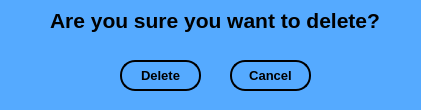
<?xml version="1.0" encoding="UTF-8"?>
<ui version="4.0">
 <class>DeleteConfirmation</class>
 <widget class="QDialog" name="DeleteConfirmation">
  <property name="geometry">
   <rect>
    <x>0</x>
    <y>0</y>
    <width>421</width>
    <height>110</height>
   </rect>
  </property>
  <property name="windowTitle">
   <string>Dialog</string>
  </property>
  <property name="styleSheet">
   <string notr="true">background:rgb(85, 170, 255);</string>
  </property>
  <widget class="QPushButton" name="cancelButton">
   <property name="geometry">
    <rect>
     <x>230</x>
     <y>60</y>
     <width>81</width>
     <height>31</height>
    </rect>
   </property>
   <property name="font">
    <font>
     <family>Arial</family>
     <pointsize>10</pointsize>
     <weight>75</weight>
     <bold>true</bold>
    </font>
   </property>
   <property name="styleSheet">
    <string notr="true">#cancelButton
{
	border-radius:15px;
	background:transparent;
	border:2px solid black;
}

#cancelButton:hover
{
		background:black;
		color:white;
}


</string>
   </property>
   <property name="text">
    <string>Cancel</string>
   </property>
  </widget>
  <widget class="QPushButton" name="confrimButton">
   <property name="geometry">
    <rect>
     <x>120</x>
     <y>60</y>
     <width>81</width>
     <height>31</height>
    </rect>
   </property>
   <property name="font">
    <font>
     <family>Arial</family>
     <pointsize>10</pointsize>
     <weight>75</weight>
     <bold>true</bold>
    </font>
   </property>
   <property name="styleSheet">
    <string notr="true">#confrimButton
{
	border-radius:15px;
	background:transparent;
	border:2px solid black;
}

#confrimButton:hover
{
		background:black;
		color:white;

}

</string>
   </property>
   <property name="text">
    <string>Delete</string>
   </property>
  </widget>
  <widget class="QLabel" name="label">
   <property name="geometry">
    <rect>
     <x>50</x>
     <y>0</y>
     <width>451</width>
     <height>41</height>
    </rect>
   </property>
   <property name="font">
    <font>
     <family>Arial</family>
     <pointsize>16</pointsize>
     <weight>75</weight>
     <bold>true</bold>
    </font>
   </property>
   <property name="styleSheet">
    <string notr="true">color:black;</string>
   </property>
   <property name="text">
    <string>Are you sure you want to delete?</string>
   </property>
  </widget>
 </widget>
 <resources/>
 <connections/>
</ui>
